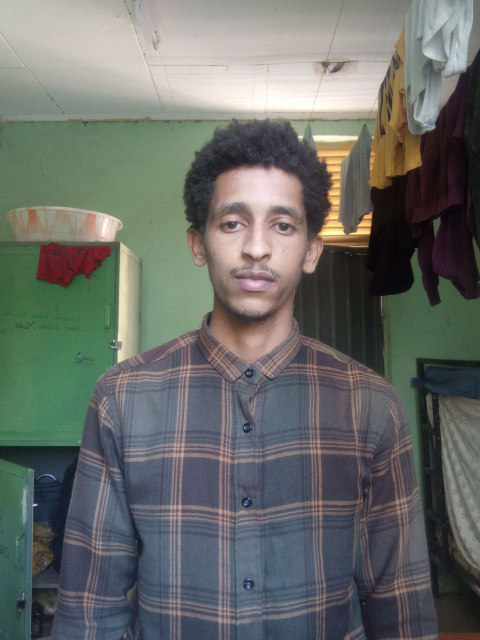
#> input picture fk/photo_5949301596938685094_y.jpg, 960 x 1280 px, given in place of the camera (shown at 1/2 size)
$ jupyter execute --allow-errors experiment.ipynb   (text cells are left out)
#> lines starting #> are read from the running program, lines starting #| are printed output that depends on the picture; after the words box and inside, x2 and y2 are one past the last pixel; in counts of white or black regions, pixels touching at a corner belong together
[cell 1]
import cv2
cap=cv2.VideoCapture(0)

while True:
    ret,frame=cap.read()
#> frame is the input picture: shape (1280, 960, 3); mean B, G, R 104.2, 108.4, 105.4

    if not ret:
        break
    cv2.imshow('video feed',frame)

    if cv2.waitKey(1)==ord('q'):
#> (key q is pressed here)
        break

cap.release()
cv2.destroyAllWindows()

[cell 2]
import os
print(os.path.exists("Tdataset/nati black/20240419_180154_face3007.jpg"))

[cell 3]
cap=cv2.VideoCapture(0)

face_detector=cv2.CascadeClassifier(cv2.data.haarcascades+'haarcascade_frontalface_default.xml')

while True:
    ret,frame=cap.read()
    if not ret:
        break
    gray=cv2.cvtColor(frame,cv2.COLOR_BGR2GRAY)
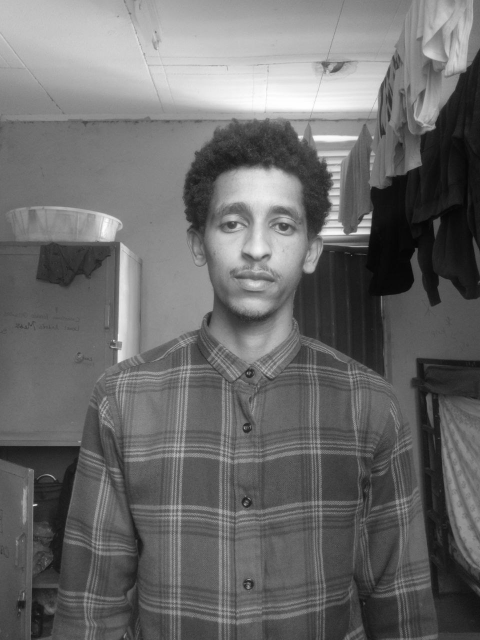
#> gray: shape (1280, 960) (shown at 1/2 size); min 0, max 254, mean 107
    faces=face_detector.detectMultiScale(gray,scaleFactor=1.1,minNeighbors=5)
#> faces = [[375, 339, 279, 279]]

    for (x,y,w,h) in faces:
        cv2.rectangle(frame,(x,y),(x+w,y+h),(0,255,0),2)
#> this loop made 1 pass
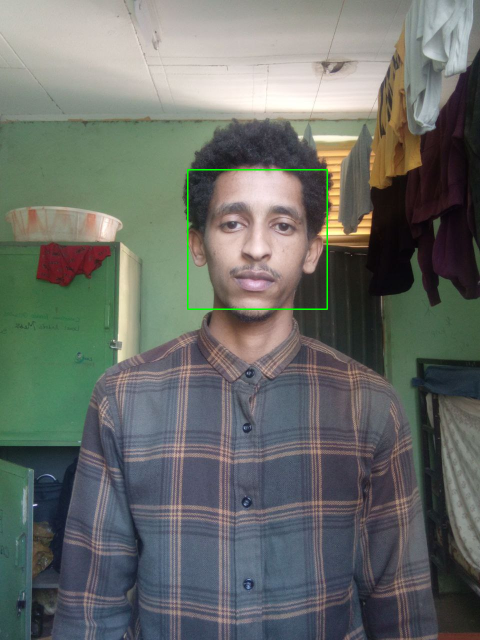
#> frame: shape (1280, 960, 3) (shown at 1/2 size); 0.27% of pixels changed, all inside (x1, y1, x2, y2) = (374, 338, 656, 620)
    cv2.imshow('video feed',frame)

    if cv2.waitKey(1)==ord('q'):
#> (key q is pressed here)
        break

cap.release()
cv2.destroyAllWindows()

[cell 4]
# [45 lines left out: function verify_image, not called in this run]


present_folder = 'Tdataset'
#> (the rest of this cell did not finish here and is left out)

[cell 5]
import os

os.chdir('/home/cs/Desktop/Project/Computer_Vision_Based_Attendance')

[cell 6]
import os

face_detector=cv2.CascadeClassifier(cv2.data.haarcascades+'haarcascade_frontalface_default.xml')
input_dir='dataset'
output_dir='cropped_dataset'


if not os.path.exists(output_dir):
    os.makedirs(output_dir)

#> (the rest of this cell did not finish here and is left out)

[cell 7]
import os

[cell 8]
import os
import cv2


face_detector = cv2.CascadeClassifier(cv2.data.haarcascades + 'haarcascade_frontalface_default.xml')


input_dir = 'dataset'
output_dir = 'cropped_dataset'


if not os.path.exists(output_dir):
    os.makedirs(output_dir)


#> (the rest of this cell did not finish here and is left out)

[cell 9]
import os
import cv2

# Load the Haar Cascade face detector
face_detector = cv2.CascadeClassifier(cv2.data.haarcascades + 'haarcascade_frontalface_default.xml')

# Define input and output directories
input_dir = 'dataset'
output_dir = 'cropped_dataset'

# Create the output directory if it doesn't exist
if not os.path.exists(output_dir):
    os.makedirs(output_dir)

# Loop through each person in the input directory
#> (the rest of this cell did not finish here and is left out)

[cell 10]
import os
import cv2
from mtcnn import MTCNN


#> (the rest of this cell did not finish here and is left out)

[cell 11]
import tensorflow as tf
import numpy as np

model='20180402-114759.pb'
#> (the rest of this cell did not finish here and is left out)

[cell 12]
import tensorflow.compat.v1 as tf
import cv2
tf.disable_v2_behavior()
#> (this line was passed over: tensorflow is not available in this run)

# Load the FaceNet model and graph
#> (the rest of this cell did not finish here and is left out)

[cell 13]
import os
import numpy as np

[cell 14]
def load_image(file_path):
    img=cv2.imread(file_path)
    return img

[cell 15]
# [17 lines left out: function get_embedding, not called in this run]

[cell 16]
def create_embedding(folder_path):
    face_detector=cv2.CascadeClassifier(cv2.data.haarcascades+'haarcascade_frontalface_default.xml')
    embeddings=[]

    for person in os.listdir(folder_path):
        person_path=os.path.join(folder_path,person)
        print(f'person path{person_path}')
        if os.path.isdir(person_path):
            person_embedding=[]
            for photo in os.listdir(person_path):
                photo_path=os.path.join(person_path,photo)
                print(f'photo path {photo_path}')
                img=load_image(photo_path)
                if img is None:
                    print(f'failed to load {photo_path}')
                gray=cv2.cvtColor(img,cv2.COLOR_BGR2GRAY)
                faces=face_detector.detectMultiScale(gray,1.1,5)
                if len(faces)>0:
                    x,y,w,h=faces[0]
                    face=img[y:y+h,x:x+w]
                    print(face)
                    embedding=get_embedding(face)
                    print(embedding)
                    person_embedding.append(embedding)
                else:
                    print(f'No face in {photo_path}')
        if person_embedding:
            avg_embedding=np.mean(person_embedding,axis=0)
            embeddings.append(avg_embedding)
            print(f'embbeding created for {person}')
    return embeddings

folder_path='Tdataset'
#> (the rest of this cell did not finish here and is left out)

[cell 17]
import tensorflow.compat.v1 as tf
import cv2
import os
import numpy as np

tf.disable_v2_behavior()
#> (this line was passed over: tensorflow is not available in this run)

# Load FaceNet model
#> (the rest of this cell did not finish here and is left out)

[cell 18]
# [44 lines of commented-out code are left out]

[cell 19]
# [27 lines left out: function verify_image, not called in this run]


present_folder = 'Tdataset'
#> (the rest of this cell did not finish here and is left out)

print(f"Total embeddings: {len(present_embeddings)}")
image_path = ['Tdataset/cse keeper/photo_5841400108518850849_y_face3001.jpg',]

for i in image_path:
    verify_image(i, present_embeddings)

[cell 20]
present_folder = 'Tdataset'
#> (the rest of this cell did not finish here and is left out)

$ run again, on fk/photo_5949301596938685096_y.jpg
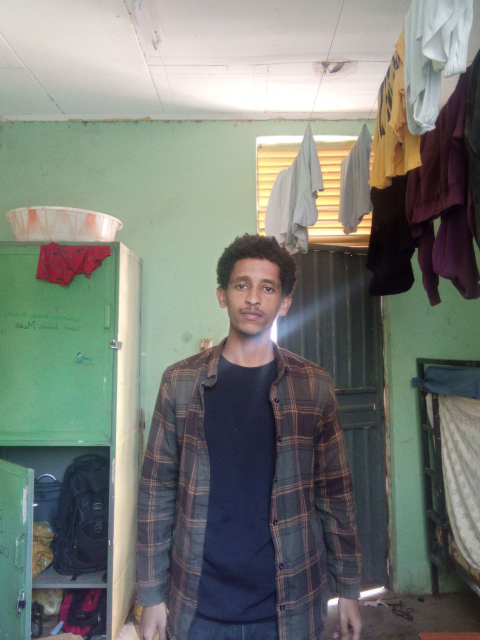
#> input picture fk/photo_5949301596938685096_y.jpg, 960 x 1280 px, given in place of the camera (shown at 1/2 size)
#> frame is the input picture: shape (1280, 960, 3); mean B, G, R 117.8, 124.5, 120.3
#> `gray=cv2.cvtColor(frame,cv2.COLOR_BGR2GRAY)`:
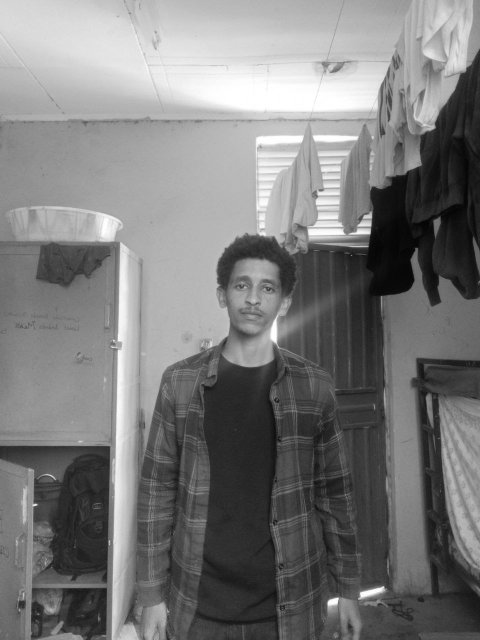
#> gray: shape (1280, 960) (shown at 1/2 size); min 1, max 255, mean 122.5
#> faces = [[621, 364, 77, 77], [437, 517, 144, 144]]
#> the loop `for (x,y,w,h) in faces:` made 2 passes
#> after the loop `for (x,y,w,h) in faces:`:
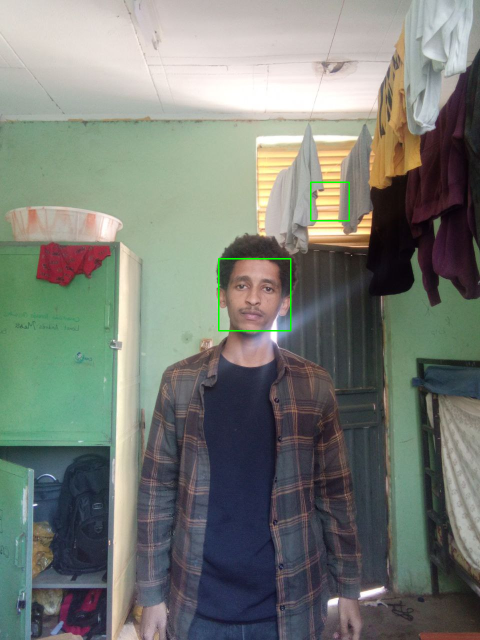
#> frame: shape (1280, 960, 3) (shown at 1/2 size); 0.22% of pixels changed, all inside (x1, y1, x2, y2) = (436, 363, 700, 663)

$ run again, on fk/photo_5949301596938685097_y.jpg
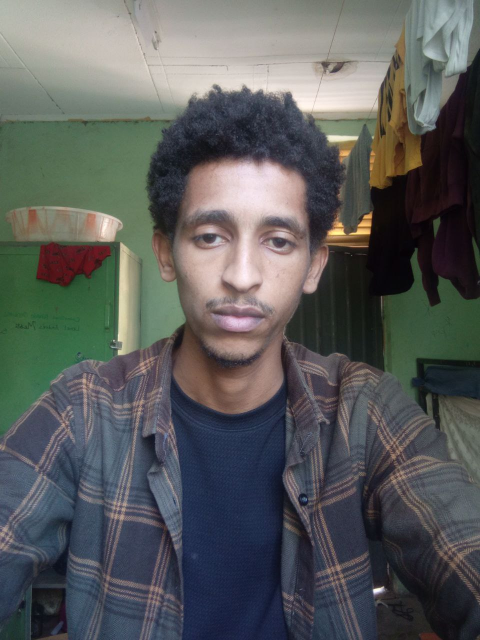
#> input picture fk/photo_5949301596938685097_y.jpg, 960 x 1280 px, given in place of the camera (shown at 1/2 size)
#> frame is the input picture: shape (1280, 960, 3); mean B, G, R 90.8, 91.5, 89.4
#> `gray=cv2.cvtColor(frame,cv2.COLOR_BGR2GRAY)`:
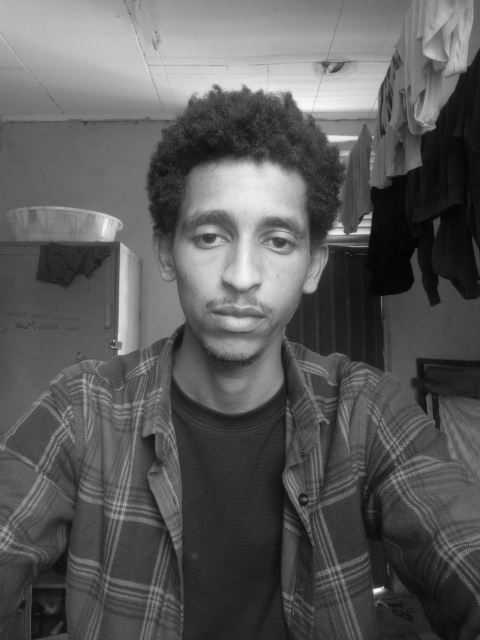
#> gray: shape (1280, 960) (shown at 1/2 size); min 0, max 253, mean 90.8
#> faces = [[210, 839, 57, 57], [336, 706, 81, 81], [685, 720, 85, 85], [289, 924, 81, 81], [308, 334, 364, 364]]
#> the loop `for (x,y,w,h) in faces:` made 5 passes
#> after the loop `for (x,y,w,h) in faces:`:
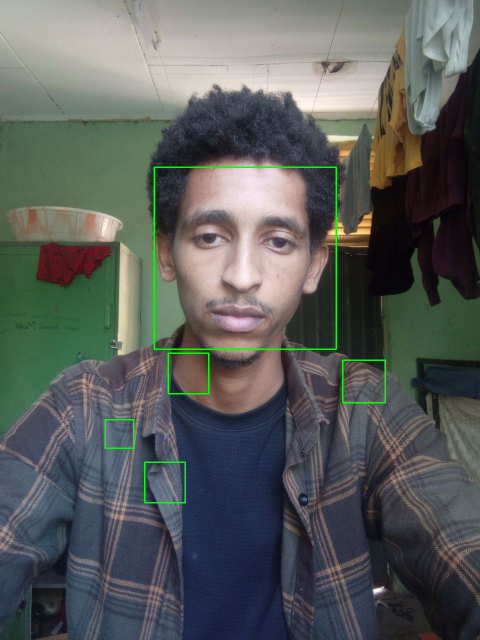
#> frame: shape (1280, 960, 3) (shown at 1/2 size); 0.65% of pixels changed, all inside (x1, y1, x2, y2) = (209, 333, 772, 1007)

$ run again, on fk/photo_5949301596938685098_y.jpg
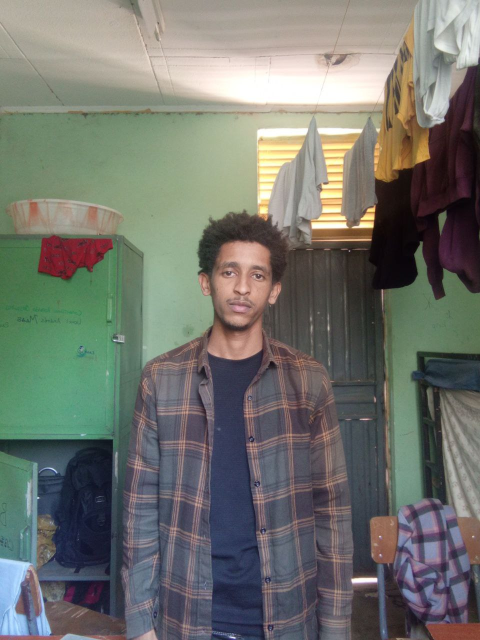
#> input picture fk/photo_5949301596938685098_y.jpg, 960 x 1280 px, given in place of the camera (shown at 1/2 size)
#> frame is the input picture: shape (1280, 960, 3); mean B, G, R 108.8, 115.9, 113.5
#> `gray=cv2.cvtColor(frame,cv2.COLOR_BGR2GRAY)`:
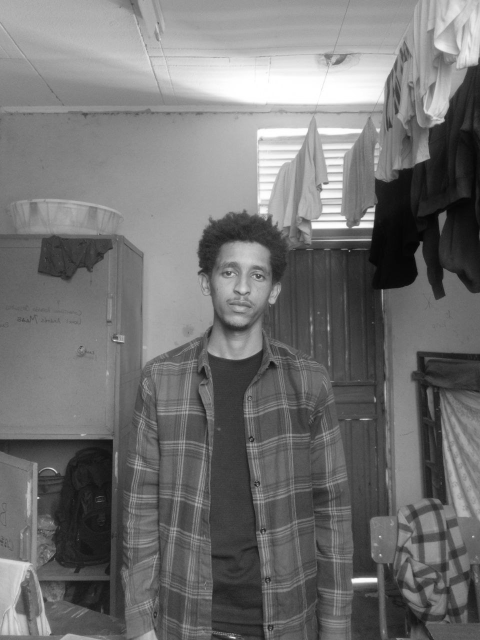
#> gray: shape (1280, 960) (shown at 1/2 size); min 1, max 255, mean 114.4
#> faces = [[408, 487, 156, 156]]
#> the loop `for (x,y,w,h) in faces:` made 1 pass
#> after the loop `for (x,y,w,h) in faces:`:
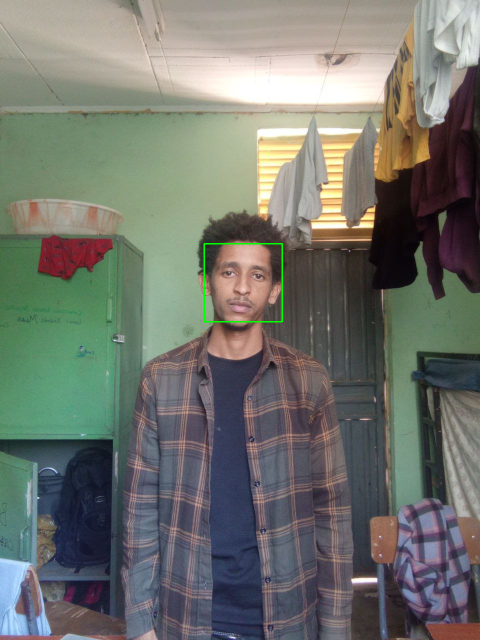
#> frame: shape (1280, 960, 3) (shown at 1/2 size); 0.15% of pixels changed, all inside (x1, y1, x2, y2) = (407, 486, 566, 645)
